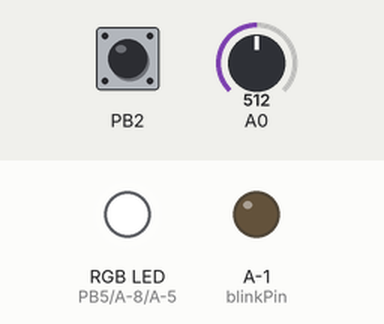
The sketch below on a simulated ATtiny85, built for the host (arithmetic inside an expression is 32-bit, double 64-bit). Shown: an RGB LED mixed from three pins (HIGH = lit), output pins drawn as LEDs (lit = HIGH). Dashed ring = blinking. The inputs (shaded band) are chosen by the test bench; at power-on: A0 = 512, PB2 HIGH. Random numbers use the default seed unless the sketch sets one.

Above: at 1.2 s.
1.3 s: A0 set to 527
At 2.3 s:
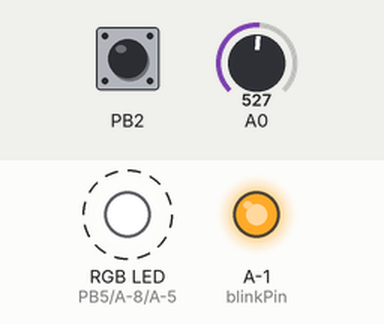
4.3 s: PB2 pulled LOW for 3.2 s
At 5.71 s:
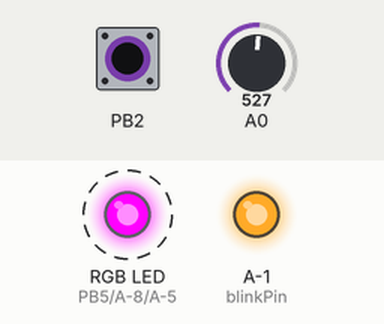
9.0 s: A0 set to 511
At 9.22 s:
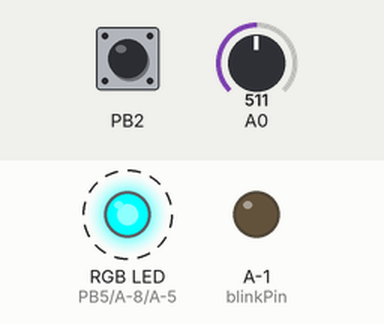
12.0 s: PB2 pulled LOW for 1 s
At 12.37 s:
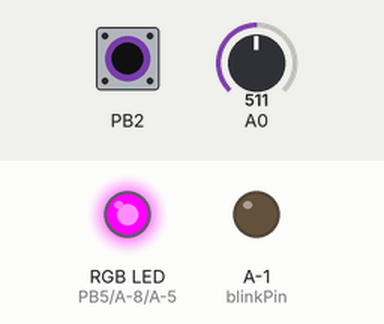
15.0 s: A0 set to 535
At 15.18 s:
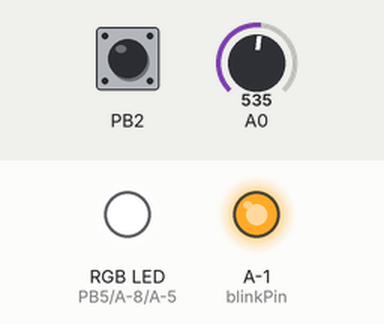
Timing chart, 0 to 19.0 s (numbered marks = the images above; inputs shaded):
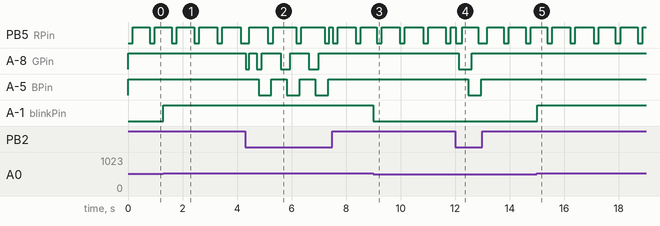

The sketch:

HeartBeatReader.ino
```cpp
#include <CapacitiveSensor.h>

const bool SERIAL_DEBUG=false;
const int TOUCH_THRES=500;

enum MODE{WAIT, TOUCH, SUCCESS};
MODE _mode;
int _timer_index;

//BPM
const int LOWBPM=50;
const int HIGHBPM=100;

const int RPin=5;
const int GPin=6;
const int BPin=9;

const int UpdateInterval=20;
//Sleep
const int SleepInterval=2000/UpdateInterval;
//Touch
const int TouchInterval=1000/UpdateInterval;
const int TouchAmp=100;
const int TouchCount=4;

const int FakeRate=72;

//Record
const int RecordLength=5;


//  Variables
int pulsePin = 0;                 // Pulse Sensor purple wire connected to analog pin 0
int blinkPin = 13;                // pin to blink led at each beat
int fadeRate = 0;                 // used to fade LED on with PWM on fadePin

// Volatile Variables, used in the interrupt service routine!
volatile int BPM;                   // int that holds raw Analog in 0. updated every 2mS
volatile int Signal;                // holds the incoming raw data
volatile int IBI = 600;             // int that holds the time interval between beats! Must be seeded!
volatile boolean Pulse = false;     // "True" when User's live heartbeat is detected. "False" when not a "live beat".
volatile boolean QS = false;        // becomes true when Arduoino finds a beat.

int _record[RecordLength];
int _tmp_record[RecordLength];

int _touch_index;
int hueRate=0;

int _record_index;

int _play_index;
int _sleep_index;

bool _touched;


//touch
CapacitiveSensor   cs_4_2 = CapacitiveSensor(4,2);

int Bpm2Time(int bpm){
  int time_=(int)(60000.0/(float)bpm/(float)UpdateInterval);
  return time_;
}

void setup(){

 // cs_4_2.set_CS_AutocaL_Millis(0xFFFFFFFF);

  pinMode(blinkPin,OUTPUT);         // pin that will blink to your heartbeat!
  pinMode(RPin,OUTPUT);          // pin that will fade to your heartbeat!
  pinMode(GPin,OUTPUT);          // pin that will fade to your heartbeat!
  pinMode(BPin,OUTPUT);          // pin that will fade to your heartbeat!

  Serial.begin(9600);             // we agree to talk fast!
  interruptSetup();                 // sets up to read Pulse Sensor signal every 2mS

  for(int i=0;i<RecordLength;++i){
    _record[i]=-1;
    _tmp_record[i]=-1;
  }

  startMode(MODE::WAIT);
  _touched=false;
}


//  Where the Magic Happens
void loop(){

  checkBeat();
  checkTouch();

  bool timeup=(_timer_index<=0);
  switch(_mode){
    case WAIT:
        /* play record */
        if(timeup){
          _play_index=(_play_index+1)%RecordLength;

          _timer_index=_record[_play_index];
          fadeRate=255;
        }
      break;
    case TOUCH:
        if(timeup){
          fadeRate=TouchAmp;
          _timer_index=TouchInterval;
          _touch_index++;

          if(SERIAL_DEBUG){
            Serial.print("Touch ");
            Serial.println(_touch_index);
          }

          if(_touch_index>=TouchCount) startMode(MODE::WAIT);

        }

      break;

  }

  if(_timer_index>0) _timer_index--;
  if(_sleep_index>0) _sleep_index--;


  handleLed();
  delay(UpdateInterval);
}
void checkTouch(){

  if(_sleep_index>0) return;

  int touch=cs_4_2.capacitiveSensor(5);
//  Serial.println(touch);

  if(touch>TOUCH_THRES){
      if(_mode==MODE::WAIT && !_touched) startMode(MODE::TOUCH);
      _touched=true;
  }else{
    _touched=false;
    if(_mode!=MODE::WAIT) startMode(MODE::WAIT);
  }
}
void checkBeat(){
  if(QS==true){
      if(_mode==MODE::TOUCH){
        if(validBPM(BPM)){

          if(SERIAL_DEBUG){
            Serial.print("Valid beat ");
            Serial.println(_record_index);
          }
          _tmp_record[_record_index]=Bpm2Time(BPM);
          _record_index=(_record_index+1)%RecordLength;
        }
      }
      if(SERIAL_DEBUG) serialOutputWhenBeatHappens();
      QS = false;
  }

}
bool validBPM(int bpm_){
  return (bpm_>=LOWBPM && bpm_<=HIGHBPM);
}
void checkRecord(){

  if(SERIAL_DEBUG) Serial.print("Record: ");

  int sample_=(_tmp_record[0]<0)?Bpm2Time(FakeRate):_tmp_record[0];
  if(SERIAL_DEBUG) Serial.print(sample_);

  for(int i=0;i<RecordLength;++i){
    if(_tmp_record[i]<0) _record[i]=sample_+random(-2,2);
    else _record[i]=_tmp_record[i];

    if(SERIAL_DEBUG){
      Serial.print(" ");
      Serial.print(_record[i]);
    }
  }


  if(SERIAL_DEBUG) Serial.println();
}

void startMode(MODE mode_){
  if(SERIAL_DEBUG){
    printStart(mode_);
  }
  _mode=mode_;
  switch(_mode){
      case WAIT:

          _sleep_index=SleepInterval;
          _timer_index=_record[0];
          _play_index=0;
          fadeRate=255;
          checkRecord();
          break;
      case TOUCH:
          _timer_index=TouchInterval;
          _touch_index=0;
          hueRate=0;

          // reset record
          _record_index=0;
          for(int i=0;i<RecordLength;++i) _tmp_record[i]=-1;

          break;
  }
  resetLed();
}
void resetLed(){
  analogWrite(RPin,255-0);
  analogWrite(GPin,255-0);
  analogWrite(BPin,255-0);

}


void handleLed(){


    switch(_mode){
      case WAIT:
          analogWrite(RPin,255-fadeRate);
          fadeRate-=15;

          break;
      case TOUCH:

          //Serial.println(fadeRate);
          int rgb[3];

          HSV2RGB(hueRate,255,TouchAmp-fadeRate,rgb);

          analogWrite(RPin,255-rgb[0]);
          analogWrite(GPin,255-rgb[1]);
          analogWrite(BPin,255-rgb[2]);

          fadeRate-=5;
          hueRate=(hueRate+5)%255;
          break;
    }
    fadeRate=constrain(fadeRate,0,255);

}
```

AllSerialHandling.ino
```cpp
//  Decides How To OutPut BPM and IBI Data
void serialOutputWhenBeatHappens(){
    Serial.print("BPM: ");
    Serial.println(BPM);
//    Serial.print("   ");
//    Serial.println(fadeRate);
}

void printStart(MODE mode_){
  Serial.print("---------------Start ");
  switch(mode_){
    case WAIT:
      Serial.print("WAIT");
      break;
    case TOUCH:
      Serial.print("TOUCH");
      break;
//    case REAL:
//      Serial.print("REAL");
//      break;
//    case FAKE:
//      Serial.print("FAKE");
//      break;
//    case SUCCESS:
//      Serial.print("SUCCESS");
//      break;
  }
  Serial.println("--------------------");
}
```

ColorConvert.ino
```cpp
void HSV2RGB(int h_, int s_, int l_, int rgb[]) {

    float h=(float)h_/255.0;
    float s=(float)s_/255.0;
    float l=(float)l_/255.0;

    double r, g, b;

    if (s == 0) {
        r = g = b = l; // achromatic
    } else {
        double q = l < 0.5 ? l * (1 + s) : l + s - l * s;
        double p = 2 * l - q;
        r = hue2rgb(p, q, h + 1/3.0);
        g = hue2rgb(p, q, h);
        b = hue2rgb(p, q, h - 1/3.0);
    }

    rgb[0] = r * 255;
    rgb[1] = g * 255;
    rgb[2] = b * 255;

//    Serial.print(h_);
//    Serial.print(" ");
//    Serial.print(s_);
//    Serial.print(" ");
//    Serial.print(l_);
//    Serial.print(" -> ");
//
//    for(int i=0;i<3;++i){
//      Serial.print(rgb[i]);
//      Serial.print(" ");
//    }
//    Serial.println();
}

double hue2rgb(double p, double q, double t) {
    if(t < 0) t += 1;
    if(t > 1) t -= 1;
    if(t < 1/6.0) return p + (q - p) * 6 * t;
    if(t < 1/2.0) return q;
    if(t < 2/3.0) return p + (q - p) * (2/3.0 - t) * 6;
    return p;
}
```

Interrupt.ino
```cpp
const int MSample=10;
const int SensorDrop=2500;

volatile int rate[MSample];                    // array to hold last ten IBI values
volatile unsigned long sampleCounter = 0;          // used to determine pulse timing
volatile unsigned long lastBeatTime = 0;           // used to find IBI
volatile int P =512;                      // used to find peak in pulse wave, seeded
volatile int T = 512;                     // used to find trough in pulse wave, seeded
volatile int thresh = 525;                // used to find instant moment of heart beat, seeded
volatile int amp = 100;                   // used to hold amplitude of pulse waveform, seeded
volatile boolean firstBeat = true;        // used to seed rate array so we startup with reasonable BPM
volatile boolean secondBeat = false;      // used to seed rate array so we startup with reasonable BPM


void interruptSetup(){
  // Initializes Timer2 to throw an interrupt every 2mS.
  TCCR2A = 0x02;     // DISABLE PWM ON DIGITAL PINS 3 AND 11, AND GO INTO CTC MODE
  TCCR2B = 0x06;     // DON'T FORCE COMPARE, 256 PRESCALER
  OCR2A = 0X7C;      // SET THE TOP OF THE COUNT TO 124 FOR 500Hz SAMPLE RATE
  TIMSK2 = 0x02;     // ENABLE INTERRUPT ON MATCH BETWEEN TIMER2 AND OCR2A
  sei();             // MAKE SURE GLOBAL INTERRUPTS ARE ENABLED
}


// THIS IS THE TIMER 2 INTERRUPT SERVICE ROUTINE.
// Timer 2 makes sure that we take a reading every 2 miliseconds
ISR(TIMER2_COMPA_vect){                         // triggered when Timer2 counts to 124
  cli();                                      // disable interrupts while we do this
  Signal = analogRead(pulsePin);              // read the Pulse Sensor
  sampleCounter += 2;                         // keep track of the time in mS with this variable
  int N = sampleCounter - lastBeatTime;       // monitor the time since the last beat to avoid noise

    //  find the peak and trough of the pulse wave
  if(Signal < thresh && N > (IBI/5)*3){       // avoid dichrotic noise by waiting 3/5 of last IBI
    if (Signal < T){                        // T is the trough
      T = Signal;                         // keep track of lowest point in pulse wave
    }
  }

  if(Signal > thresh && Signal > P){          // thresh condition helps avoid noise
    P = Signal;                             // P is the peak
  }                                        // keep track of highest point in pulse wave

  //  NOW IT'S TIME TO LOOK FOR THE HEART BEAT
  // signal surges up in value every time there is a pulse
  if (N > 250){                                   // avoid high frequency noise
    if ( (Signal > thresh) && (Pulse == false) && (N > (IBI/5)*3) ){
      Pulse = true;                               // set the Pulse flag when we think there is a pulse
      digitalWrite(blinkPin,HIGH);                // turn on pin 13 LED
      IBI = sampleCounter - lastBeatTime;         // measure time between beats in mS
      lastBeatTime = sampleCounter;               // keep track of time for next pulse

      if(secondBeat){                        // if this is the second beat, if secondBeat == TRUE
        secondBeat = false;                  // clear secondBeat flag
        for(int i=0; i<MSample; i++){             // seed the running total to get a realisitic BPM at startup
          rate[i] = IBI;
        }
      }

      if(firstBeat){                         // if it's the first time we found a beat, if firstBeat == TRUE
        firstBeat = false;                   // clear firstBeat flag
        secondBeat = true;                   // set the second beat flag
        sei();                               // enable interrupts again
        return;                              // IBI value is unreliable so discard it
      }


      // keep a running total of the last 10 IBI values
      word runningTotal = 0;                  // clear the runningTotal variable

      for(int i=0; i<MSample-1; i++){                // shift data in the rate array
        rate[i] = rate[i+1];                  // and drop the oldest IBI value
        runningTotal += rate[i];              // add up the 9 oldest IBI values
      }

      rate[MSample-1] = IBI;                          // add the latest IBI to the rate array
      runningTotal += rate[MSample-1];                // add the latest IBI to runningTotal
      runningTotal /= MSample;                     // average the last 10 IBI values
      BPM = 60000/runningTotal;               // how many beats can fit into a minute? that's BPM!
      QS = true;                              // set Quantified Self flag
      // QS FLAG IS NOT CLEARED INSIDE THIS ISR
    }
  }

  if (Signal < thresh && Pulse == true){   // when the values are going down, the beat is over
    digitalWrite(blinkPin,LOW);            // turn off pin 13 LED
    Pulse = false;                         // reset the Pulse flag so we can do it again
    amp = P - T;                           // get amplitude of the pulse wave
    thresh = amp/2 + T;                    // set thresh at 50% of the amplitude
    P = thresh;                            // reset these for next time
    T = thresh;
  }

  if (N > SensorDrop){                           // if 2.5 seconds go by without a beat
    thresh = 512;                          // set thresh default
    P = 512;                               // set P default
    T = 512;                               // set T default
    lastBeatTime = sampleCounter;          // bring the lastBeatTime up to date
    firstBeat = true;                      // set these to avoid noise
    secondBeat = false;                    // when we get the heartbeat back
  }

  sei();                                   // enable interrupts when youre done!
}// end isr
```

Source omitted: Timer_Interrupt_Notes.ino (7678 bytes)

Measured:
- the behaviour switches between 512 and 513 on A0 (found by bisection; images 0 and 1)
- after the input at 1.3 s, A-1 (blinkPin): LOW → HIGH at once
- after the input at 4.3 s, A-8 (GPin): HIGH → LOW at once, → HIGH 0.12 s later, → LOW 0.27 s later, → HIGH 0.18 s later, … (8 changes in this stretch); A-5 (BPin): alternates HIGH for 0.58 s and LOW for 0.47 s, 6 changes in all, then stays HIGH, starting after 0.50 s
- after the input at 9.0 s, A-1 (blinkPin): HIGH → LOW at once
- after the input at 12.0 s, A-8 (GPin): HIGH → LOW after 0.14 s, → HIGH 0.47 s later; A-5 (BPin): HIGH → LOW after 0.49 s, → HIGH 0.47 s later
- after the input at 15.0 s, A-1 (blinkPin): LOW → HIGH at once
